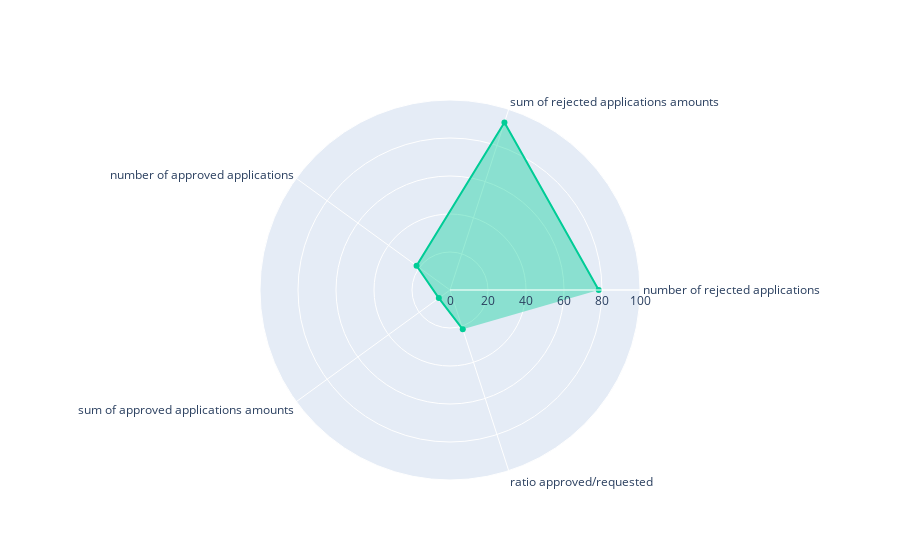

Notebook source saved alongside this figure:
### Markdown cell above
### 4.4 - Visualize multiple business KPIs
We use a radar (named too as Kiviat diagram or spyder) to represent the relative performances of the decision set.

### Code cell
fig = go.Figure()

#radar dimension normalization 
radar_max_value = 100

values = np.array([[datasink.query(select_rejected_decision).shape[0], 
                    datasink.query(select_rejected_decision)[get_decision_amount].sum(), 
                    datasink.query(select_approved_decision).shape[0], 
                    datasink.query(select_approved_decision)[get_decision_amount].sum(), 
                    datasink.query(select_approved_decision).shape[0]/(datasink.query(select_approved_decision).shape[0]+datasink.query(select_rejected_decision).shape[0])
                   ],
                   [
                    datasink.shape[0],
                    datasink[get_decision_amount].sum(),
                    datasink.shape[0],
                    datasink[get_decision_amount].sum(),
                    1
                   ]
                  ])
normed_values = (values*radar_max_value) / values.max(axis=0)

def radar_normalization(values, max_value):
    normalized_values = []
    for value in values:
        normalized_values.append((value*max_value)/max(values))
    return normalized_values

fig.add_trace(go.Scatterpolar(
      r=normed_values[0],
      theta=radar_chart_labels,
      marker_color='rgb(0,204,150)',
      fillcolor='rgba(0,204,150,0.4)',
      fill='toself',
      name='V1',
))

fig.update_layout(
  height=800,
  polar=dict(
    #bgcolor= 'rgb(239, 239, 232)',
    radialaxis=dict(
      visible=True,
      range=[0, radar_max_value],
      #linecolor='red',
      #gridcolor='red',
      #axiscolor='red',
      #tickcolor='red',
    )),
  #showlegend=False
)

fig.show()

### Figure 1 — Plotly figure (JSON) as saved in the notebook; plotly's stock layout.template omitted (floating-point values rounded to 4 significant figures)
{"data": [{"fill": "toself", "fillcolor": "rgba(0,204,150,0.4)", "marker": {"color": "rgb(0,204,150)"}, "name": "V1", "r": [78.26, 92.74, 21.74, 7.261, 21.74], "theta": ["number of rejected applications", "sum of rejected applications amounts", "number of approved applications", "sum of approved applications amounts", "ratio approved/requested"], "type": "scatterpolar"}], "layout": {"autosize": true, "polar": {"angularaxis": {"type": "category"}, "radialaxis": {"autorange": false, "range": [0, 100], "type": "linear", "visible": true}}}}
